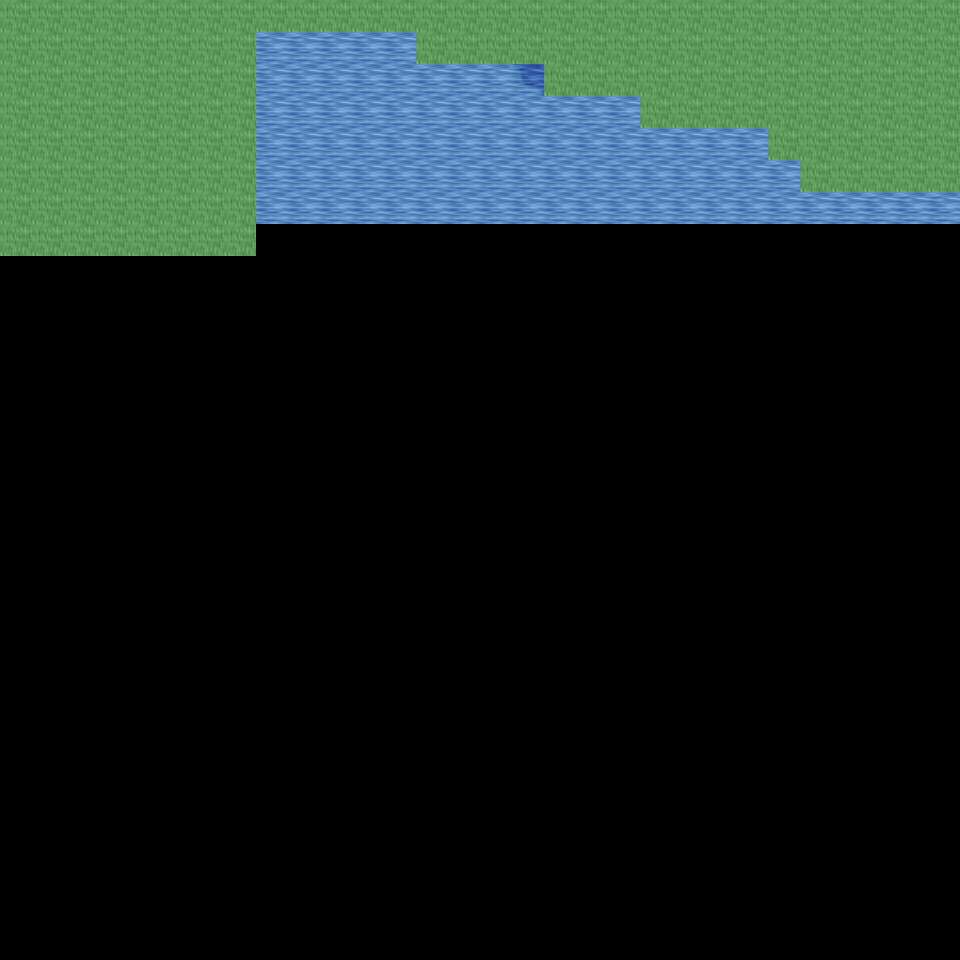

Below is a game level as drawn by its tile map, then a one-line description and the .tmx that defines it (tile-layer data replaced by summaries):
An orthogonal 30x30 tile map with 32x32 px tiles, 6 tile layers (Ground, Object, Object2, Above, ...), 19 tilesets and 1 object (mapExit).

<map version="1.0" orientation="orthogonal" renderorder="right-down" width="30" height="30" tilewidth="32" tileheight="32" nextobjectid="2">
  <tileset firstgid="1" name="tileset_ground_ground" tilewidth="32" tileheight="32" tilecount="33" columns="3">
    <image source="../drawable/tileset_ground_ground.png" width="96" height="352" />
  </tileset>
  <tileset firstgid="34" name="tileset_ground_water_pool" tilewidth="32" tileheight="32" tilecount="72" columns="3">
    <image source="../drawable/tileset_ground_water_pool.png" width="96" height="768" />
  </tileset>
  <tileset firstgid="106" name="tileset_ground_ridge_earth_dark" tilewidth="32" tileheight="32" tilecount="96" columns="12">
    <image source="../drawable/tileset_ground_ridge_earth_dark.png" width="384" height="256" />
  </tileset>
  <tileset firstgid="202" name="tileset_ground_grass_edges" tilewidth="32" tileheight="32" tilecount="36" columns="12">
    <image source="../drawable/tileset_ground_grass_edges.png" width="384" height="96" />
  </tileset>
  <tileset firstgid="238" name="tileset_ground_earth_edges" tilewidth="32" tileheight="32" tilecount="18" columns="6">
    <image source="../drawable/tileset_ground_earth_edges.png" width="192" height="96" />
  </tileset>
  <tileset firstgid="256" name="tileset_ground_grass_corners" tilewidth="32" tileheight="32" tilecount="24" columns="6">
    <image source="../drawable/tileset_ground_grass_corners.png" width="192" height="128" />
  </tileset>
  <tileset firstgid="280" name="tileset_plant_grasses" tilewidth="32" tileheight="32" tilecount="6" columns="3">
    <image source="../drawable/tileset_plant_grasses.png" width="96" height="64" />
  </tileset>
  <tileset firstgid="286" name="tileset_plant_flower_daisy_blue" tilewidth="32" tileheight="32" tilecount="8" columns="2">
    <image source="../drawable/tileset_plant_flower_daisy_blue.png" width="64" height="128" />
  </tileset>
  <tileset firstgid="294" name="tileset_plant_flower_daisy_yellow" tilewidth="32" tileheight="32" tilecount="8" columns="2">
    <image source="../drawable/tileset_plant_flower_daisy_yellow.png" width="64" height="128" />
  </tileset>
  <tileset firstgid="302" name="tileset_plant_bush_bushes" tilewidth="32" tileheight="32" tilecount="10" columns="5">
    <image source="../drawable/tileset_plant_bush_bushes.png" width="160" height="64" />
  </tileset>
  <tileset firstgid="312" name="tileset_plant_flower_daisy_red" tilewidth="32" tileheight="32" tilecount="8" columns="2">
    <image source="../drawable/tileset_plant_flower_daisy_red.png" width="64" height="128" />
  </tileset>
  <tileset firstgid="320" name="tileset_plant_flower_daisy_white" tilewidth="32" tileheight="32" tilecount="8" columns="2">
    <image source="../drawable/tileset_plant_flower_daisy_white.png" width="64" height="128" />
  </tileset>
  <tileset firstgid="328" name="tileset_item_statue_bird" tilewidth="32" tileheight="32" tilecount="8" columns="2">
    <image source="../drawable/tileset_item_statue_bird.png" width="64" height="128" />
  </tileset>
  <tileset firstgid="336" name="tileset_logic_collision" tilewidth="32" tileheight="32" tilecount="1" columns="1">
    <image source="../drawable/tileset_logic_collision.png" width="32" height="32" />
  </tileset>
  <tileset firstgid="337" name="tileset_ground_green_paving" tilewidth="32" tileheight="32" tilecount="18" columns="3">
    <image source="../drawable/tileset_ground_green_paving.png" width="96" height="192" />
  </tileset>
  <tileset firstgid="355" name="tileset_logic_protection" tilewidth="32" tileheight="32" tilecount="2" columns="2">
    <image source="../drawable/tileset_logic_protection.png" width="64" height="32" />
  </tileset>
  <tileset firstgid="357" name="tileset_building_castle" tilewidth="32" tileheight="32" tilecount="320" columns="20">
    <image source="../drawable/tileset_building_castle.png" width="640" height="512" />
  </tileset>
  <tileset firstgid="677" name="tileset_logic_creature_reptile" tilewidth="32" tileheight="32" tilecount="7" columns="7">
    <image source="../drawable/tileset_logic_creature_reptile.png" width="224" height="32" />
  </tileset>
  <tileset firstgid="684" name="tileset_logic_creature_rodent" tilewidth="32" tileheight="32" tilecount="8" columns="8">
    <image source="../drawable/tileset_logic_creature_rodent.png" width="256" height="32" />
  </tileset>
  <layer name="Ground" width="30" height="30">
    <data>[900 cells, 218 non-empty, 4 distinct tile ids]</data>
  </layer>
  <layer name="Object" width="30" height="30">
    <data>[900 cells, 1 non-empty, 1 distinct tile ids]</data>
  </layer>
  <layer name="Object2" width="30" height="30">
    <data>[900 cells, 0 non-empty, 0 distinct tile ids]</data>
  </layer>
  <layer name="Above" width="30" height="30">
    <data>[900 cells, 0 non-empty, 0 distinct tile ids]</data>
  </layer>
  <layer name="Above2" width="30" height="30">
    <data>[900 cells, 0 non-empty, 0 distinct tile ids]</data>
  </layer>
  <layer name="Walkable" width="30" height="30">
    <data>[900 cells, 137 non-empty, 1 distinct tile ids]</data>
  </layer>
  <objectgroup name="MapEvents">
    <object id="1" name="west" type="mapExit" x="0" y="256" width="32" height="704">
      <properties>
        <property name="map" value="level_0_x88_y97" />
        <property name="x" value="28" />
        <property name="y" value="8" />
      </properties>
    </object>
  </objectgroup>
</map>
